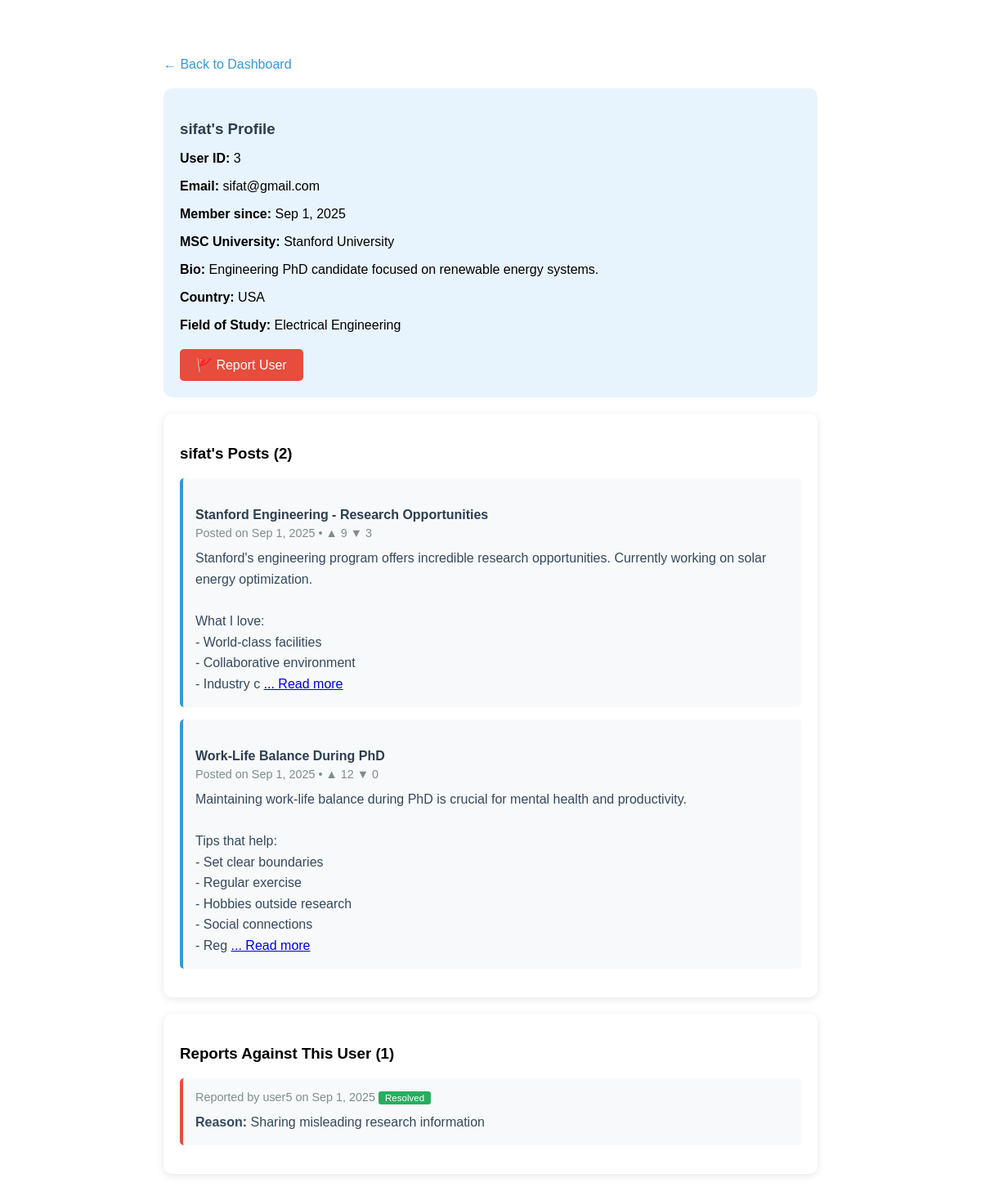
Screenshot of /user_profile.php?id=3 (signed in) with the database file from the repository.
### tables this page shows
CREATE TABLE IF NOT EXISTS users (
    User_Id INT AUTO_INCREMENT PRIMARY KEY,
    Name VARCHAR(100) NOT NULL,
    Email VARCHAR(100) UNIQUE NOT NULL,
    Password VARCHAR(100) NOT NULL,
    MSC_university VARCHAR(100),
    bio TEXT,
    cv_info TEXT,
    phone VARCHAR(20),
    country VARCHAR(50),
    field_of_study VARCHAR(100),
    Date_created TIMESTAMP DEFAULT CURRENT_TIMESTAMP
);

CREATE TABLE IF NOT EXISTS posts (
    Post_Id INT AUTO_INCREMENT PRIMARY KEY,
    User_Id INT,
    Title VARCHAR(200) NOT NULL,
    content TEXT NOT NULL,
    Date TIMESTAMP DEFAULT CURRENT_TIMESTAMP,
    upvotes INT DEFAULT 0,
    downvotes INT DEFAULT 0,
    FOREIGN KEY (User_Id) REFERENCES users(User_Id) ON DELETE CASCADE
);

CREATE TABLE IF NOT EXISTS reports (
    Report_Id INT AUTO_INCREMENT PRIMARY KEY,
    Reporter_Id INT,
    Reported_User_Id INT,
    reason TEXT NOT NULL,
    status ENUM('pending', 'reviewed', 'resolved') DEFAULT 'pending',
    Date TIMESTAMP DEFAULT CURRENT_TIMESTAMP,
    FOREIGN KEY (Reporter_Id) REFERENCES users(User_Id) ON DELETE CASCADE,
    FOREIGN KEY (Reported_User_Id) REFERENCES users(User_Id) ON DELETE CASCADE
);

### user_profile.php (the view, shortened to what this page needs)
<?php
include "db.php";
$user_id = intval($_GET['id']);
$sql = "SELECT User_Id, Name, Email, MSC_university, bio, cv_info, phone, country, field_of_study, Date_created
        FROM users WHERE User_Id = $user_id";
$result = $conn->query($sql);
$user_data = $result->fetch_assoc();
$posts_sql = "SELECT Post_Id, Title, content, Date, upvotes, downvotes
              FROM posts
              WHERE User_Id = $user_id
              ORDER BY Date DESC";
$posts_result = $conn->query($posts_sql);
$reports = [];
if (isset($_SESSION['user'])) {
    $reports_sql = "SELECT r.reason, r.Date, r.status, u.Name as reporter_name
                    FROM reports r
                    JOIN users u ON r.Reporter_Id = u.User_Id
                    WHERE r.Reported_User_Id = $user_id
                    ORDER BY r.Date DESC";
    $reports_result = $conn->query($reports_sql);
    if ($reports_result) {
        while($row = $reports_result->fetch_assoc()) {
            $reports[] = $row;
        }
    }
}
?>
<!DOCTYPE html>
<html>
<head>
</head>
<body>
    <a href="index.php" class="nav-link">← Back to Dashboard</a>
    <div class="profile-info">
        <h3><?php echo htmlspecialchars($user_data['Name']); ?>'s Profile</h3>
        <p><strong>User ID:</strong> <?php echo $user_data['User_Id']; ?></p>
        <p><strong>Email:</strong> <?php echo htmlspecialchars($user_data['Email']); ?></p>
        <p><strong>Member since:</strong> <?php echo date('M j, Y', strtotime($user_data['Date_created'])); ?></p>
        <p><strong>MSC University:</strong> <?php echo htmlspecialchars($user_data['MSC_university'] ?: 'Not specified'); ?></p>
        <?php if (!empty($user_data['bio'])): ?>
            <p><strong>Bio:</strong> <?php echo nl2br(htmlspecialchars($user_data['bio'])); ?></p>
        <?php endif; ?>
        <?php if (!empty($user_data['country'])): ?>
            <p><strong>Country:</strong> <?php echo htmlspecialchars($user_data['country']); ?></p>
        <?php endif; ?>
        <?php if (!empty($user_data['field_of_study'])): ?>
            <p><strong>Field of Study:</strong> <?php echo htmlspecialchars($user_data['field_of_study']); ?></p>
        <?php endif; ?>
        <?php if (isset($_SESSION['user']) && $_SESSION['user']['User_Id'] != $user_id): ?>
            <a href="report.php?type=user&id=<?php echo $user_id; ?>" class="report-btn">🚩 Report User</a>
        <?php endif; ?>
    </div>
    <div class="posts-section">
        <h3><?php echo htmlspecialchars($user_data['Name']); ?>'s Posts (<?php echo $posts_result->num_rows; ?>)</h3>
        <?php if ($posts_result->num_rows == 0): ?>
            <p>This user hasn't posted anything yet.</p>
        <?php else: ?>
            <?php while($post = $posts_result->fetch_assoc()): ?>
                <div class="post-item">
                    <h4 class="post-title"><?php echo htmlspecialchars($post['Title']); ?></h4>
                    <div class="post-meta">
                        Posted on <?php echo date('M j, Y', strtotime($post['Date'])); ?> •
                        ▲ <?php echo $post['upvotes']; ?> ▼ <?php echo $post['downvotes']; ?>
                    </div>
                    <div class="post-content">
                        <?php echo nl2br(htmlspecialchars(substr($post['content'], 0, 200))); ?>
                        <?php if(strlen($post['content']) > 200): ?>
                            <a href="view_post.php?id=<?php echo $post['Post_Id']; ?>">... Read more</a>
                        <?php endif; ?>
                    </div>
                </div>
            <?php endwhile; ?>
        <?php endif; ?>
    </div>
    <?php if (!empty($reports)): ?>
        <div class="reports-section">
            <h3>Reports Against This User (<?php echo count($reports); ?>)</h3>
            <?php foreach($reports as $report): ?>
                <div class="report-item">
                    <div class="report-meta">
                        Reported by <?php echo htmlspecialchars($report['reporter_name']); ?> on <?php echo date('M j, Y', strtotime($report['Date'])); ?>
                        <span class="status-badge <?php echo $report['status']; ?>"><?php echo ucfirst($report['status']); ?></span>
                    </div>
                    <div class="post-content">
                        <strong>Reason:</strong> <?php echo nl2br(htmlspecialchars($report['reason'])); ?>
                    </div>
                </div>
            <?php endforeach; ?>
        </div>
    <?php endif; ?>
</body>
</html>

### user_profile.php (style rules this page uses)
body { font-family: Arial, sans-serif; max-width: 800px; margin: 50px auto; padding: 20px; }
.nav-link { display: inline-block; margin-bottom: 20px; color: #3498db; text-decoration: none; }
.profile-info { background: #e8f4fd; padding: 20px; border-radius: 10px; margin-bottom: 20px; }
.profile-info h3 { color: #2c3e50; margin-bottom: 15px; }
.profile-info p { margin-bottom: 10px; }
.posts-section, .reports-section { background: white; padding: 20px; border-radius: 10px; box-shadow: 0 2px 10px rgba(0,0,0,0.1); margin-top: 20px; }
.post-item, .report-item { background: #f8f9fa; padding: 15px; margin-bottom: 15px; border-radius: 5px; border-left: 4px solid #3498db; }
.report-item { border-left-color: #e74c3c; }
.post-title { color: #2c3e50; margin-bottom: 5px; }
.post-meta, .report-meta { color: #7f8c8d; font-size: 0.9em; margin-bottom: 10px; }
.post-content { color: #34495e; line-height: 1.6; }
.report-btn { background: #e74c3c; color: white; padding: 10px 20px; text-decoration: none; border-radius: 5px; display: inline-block; margin-top: 10px; }
.status-badge { padding: 2px 8px; border-radius: 3px; font-size: 0.8em; color: white; }
.resolved { background: #27ae60; }

### rows the page displays
users: Name "sifat", User_Id "3", Email "sifat@gmail.com", Date_created "Sep 1, 2025", MSC_university "Stanford University", bio "Engineering PhD candidate focused on renewable energy systems.", country "USA", field_of_study "Electrical Engineering"
posts: Title "Stanford Engineering - Research Opportunities", Date "Sep 1, 2025", upvotes "9", downvotes "3", content "Stanford's engineering program offers incredible research opportunities. Currently working on solar energy optimization. What I love: - World-class facilities - Collaborative environment - Industry c"
posts: Title "Work-Life Balance During PhD", Date "Sep 1, 2025", upvotes "12", downvotes "0", content "Maintaining work-life balance during PhD is crucial for mental health and productivity. Tips that help: - Set clear boundaries - Regular exercise - Hobbies outside research - Social connections - Reg"
reports: Reporter_Id.Name "user5", Date "Sep 1, 2025", status "Resolved", reason "Sharing misleading research information"

### other values shown
$posts_result->num_rows "2"
count($reports) "1"
